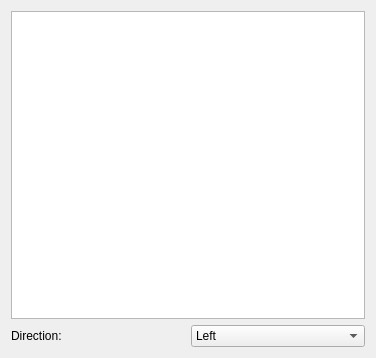
           <widget class="QWidget" name="page_objects">
            <property name="geometry">
             <rect>
              <x>0</x>
              <y>0</y>
              <width>376</width>
              <height>358</height>
             </rect>
            </property>
            <attribute name="label">
             <string>Object Placing</string>
            </attribute>
            <layout class="QVBoxLayout" name="verticalLayout_6">
             <item>
              <widget class="QListWidget" name="objectListWidget">
               <property name="sizePolicy">
                <sizepolicy hsizetype="Preferred" vsizetype="Expanding">
                 <horstretch>0</horstretch>
                 <verstretch>0</verstretch>
                </sizepolicy>
               </property>
              </widget>
             </item>
             <item>
              <layout class="QHBoxLayout" name="horizontalLayout_4">
               <property name="bottomMargin">
                <number>0</number>
               </property>
               <item>
                <widget class="QLabel" name="label_12">
                 <property name="text">
                  <string>Direction:</string>
                 </property>
                </widget>
               </item>
               <item>
                <widget class="QComboBox" name="object_direction_combo">
                 <item>
                  <property name="text">
                   <string>Left</string>
                  </property>
                 </item>
                 <item>
                  <property name="text">
                   <string>Right</string>
                  </property>
                 </item>
                </widget>
               </item>
              </layout>
             </item>
            </layout>
           </widget>
